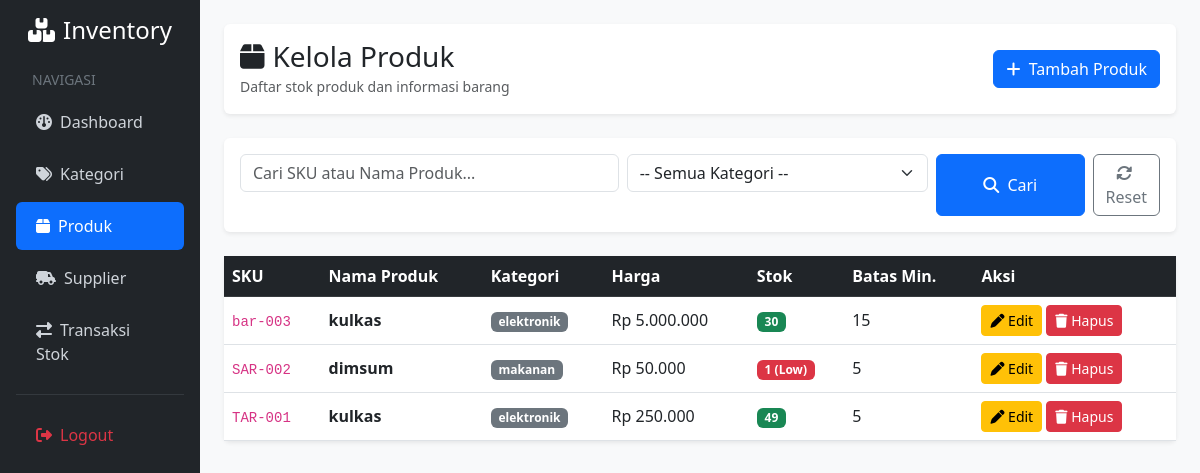
The page /views/products/index.php (signed in) on the database its author committed.
### tables this page shows
CREATE TABLE `products` (
  `id` int(11) NOT NULL,
  `category_id` int(11) NOT NULL,
  `sku` varchar(50) NOT NULL,
  `name` varchar(150) NOT NULL,
  `price` decimal(12,2) NOT NULL DEFAULT 0.00,
  `stock` int(11) NOT NULL DEFAULT 0,
  `minimum_stock` int(11) NOT NULL DEFAULT 5
);

CREATE TABLE `categories` (
  `id` int(11) NOT NULL,
  `name` varchar(100) NOT NULL,
  `description` text DEFAULT NULL
);

### app/helpers/escape.php (called while the page is built)
<?php
function e($string) {
    return htmlspecialchars($string ?? '', ENT_QUOTES, 'UTF-8');
}

### views/products/index.php (the view, shortened to what this page needs)
<?php
require_once '../../config/database.php';
require_once '../../app/Helpers/escape.php';
$search = trim($_GET['search'] ?? '');
$page = max(1, (int)($_GET['page'] ?? 1));
$perPage = 5;
$offset = ($page - 1) * $perPage;
$where = [];
$params = [];
$whereSql = !empty($where) ? 'WHERE ' . implode(' AND ', $where) : '';
$sql = "SELECT p.*, c.name AS category_name
        FROM products p
        JOIN categories c ON c.id = p.category_id
        $whereSql
        ORDER BY p.id DESC
        LIMIT $perPage OFFSET $offset";
$stmt = $pdo->prepare($sql);
$stmt->execute($params);
$products = $stmt->fetchAll();
?>
<!DOCTYPE html>
<html lang="id">
<head>
    <link href="https://cdn.jsdelivr.net/npm/bootstrap@5.3.0/dist/css/bootstrap.min.css" rel="stylesheet">
    <link rel="stylesheet" href="https://cdnjs.cloudflare.com/ajax/libs/font-awesome/6.4.0/css/all.min.css">
</head>
<body>
<div class="container-fluid">
    <div class="row">
        <nav class="col-md-3 col-lg-2 p-3 sidebar">
            <h4 class="text-white text-center mb-4"><i class="fa-solid fa-boxes-stacked me-2"></i>Inventory</h4>
            <div class="text-secondary small px-3 mb-2">NAVIGASI</div>
            <a href="../dashboard.php"><i class="fa-solid fa-gauge me-2"></i>Dashboard</a>
            <a href="../categories/index.php"><i class="fa-solid fa-tags me-2"></i>Kategori</a>
            <a href="index.php" class="active"><i class="fa-solid fa-box me-2"></i>Produk</a>
            <a href="../suppliers/index.php"><i class="fa-solid fa-truck-field me-2"></i>Supplier</a>
            <a href="../stock/index.php"><i class="fa-solid fa-right-left me-2"></i>Transaksi Stok</a>
            <hr class="text-secondary">
            <a href="../auth/logout.php" class="text-danger"><i class="fa-solid fa-right-from-bracket me-2"></i>Logout</a>
        </nav>
        <main class="col-md-9 col-lg-10 ms-sm-auto px-md-4 py-4">
            <div class="d-flex justify-content-between align-items-center mb-4 bg-white p-3 rounded shadow-sm">
                <div>
                    <h3 class="mb-0"><i class="fa-solid fa-box me-2"></i>Kelola Produk</h3>
                    <small class="text-muted">Daftar stok produk dan informasi barang</small>
                </div>
                <a href="create.php" class="btn btn-primary"><i class="fa-solid fa-plus me-1"></i> Tambah Produk</a>
            </div>
            <div class="card shadow-sm border-0 mb-4 p-3">
                <form method="GET" class="row g-2">
                    <div class="col-md-5">
                        <input type="text" name="search" class="form-control" placeholder="Cari SKU atau Nama Produk..." value="<?= e($search) ?>">
                    </div>
                    <div class="col-md-4">
                        <select name="category_id" class="form-select">
                            <option value="">-- Semua Kategori --</option>
                        </select>
                    </div>
                    <div class="col-md-3 d-flex gap-2">
                        <button type="submit" class="btn btn-primary w-100"><i class="fa-solid fa-magnifying-glass me-1"></i> Cari</button>
                        <a href="index.php" class="btn btn-outline-secondary"><i class="fa-solid fa-rotate me-1"></i> Reset</a>
                    </div>
                </form>
            </div>
            <div class="card shadow-sm border-0">
                <div class="card-body p-0">
                    <div class="table-responsive">
                        <table class="table table-hover align-middle mb-0">
                            <thead class="table-dark">
                                <tr>
                                    <th>SKU</th>
                                    <th>Nama Produk</th>
                                    <th>Kategori</th>
                                    <th>Harga</th>
                                    <th>Stok</th>
                                    <th>Batas Min.</th>
                                    <th>Aksi</th>
                                </tr>
                            </thead>
                            <tbody>
                                <?php if (!empty($products)): ?>
                                    <?php foreach ($products as $p): ?>
                                        <tr>
                                            <td><code><?= e($p['sku']) ?></code></td>
                                            <td><strong><?= e($p['name']) ?></strong></td>
                                            <td><span class="badge bg-secondary"><?= e($p['category_name']) ?></span></td>
                                            <td>Rp <?= number_format($p['price'], 0, ',', '.') ?></td>
                                            <td>
                                                <?php if ($p['stock'] <= $p['minimum_stock']): ?>
                                                    <span class="badge bg-danger"><?= $p['stock'] ?> (Low)</span>
                                                <?php else: ?>
                                                    <span class="badge bg-success"><?= $p['stock'] ?></span>
                                                <?php endif; ?>
                                            </td>
                                            <td><?= $p['minimum_stock'] ?></td>
                                            <td>
                                                <a href="edit.php?id=<?= $p['id'] ?>" class="btn btn-sm btn-warning"><i class="fa-solid fa-pen"></i> Edit</a>
                                                <a href="delete.php?id=<?= $p['id'] ?>" class="btn btn-sm btn-danger" onclick="return confirm('Yakin ingin menghapus produk ini?')"><i class="fa-solid fa-trash"></i> Hapus</a>
                                            </td>
                                        </tr>
                                    <?php endforeach; ?>
                                <?php else: ?>
                                    <tr>
                                        <td colspan="7" class="text-center py-4 text-muted">Data produk tidak ditemukan.</td>
                                    </tr>
                                <?php endif; ?>
                            </tbody>
                        </table>
                    </div>
                </div>
            </div>
        </main>
    </div>
</div>
</body>
</html>

### views/products/index.php (style rules this page uses)
body { background-color: #f8f9fa; }
.sidebar { min-height: 100vh; background-color: #212529; }
.sidebar a { color: #cfd4da; text-decoration: none; padding: 12px 20px; display: block; border-radius: 6px; margin-bottom: 4px; }
.sidebar a:hover, .sidebar a.active { background-color: #0d6efd; color: white; }

### rows shown on the page
products: sku "bar-003", name "kulkas", category.name "elektronik", price "5.000.000", stock "30", minimum_stock "15"
products: sku "SAR-002", name "dimsum", category.name "makanan", price "50.000", stock "1", minimum_stock "5"
products: sku "TAR-001", name "kulkas", category.name "elektronik", price "250.000", stock "49", minimum_stock "5"
